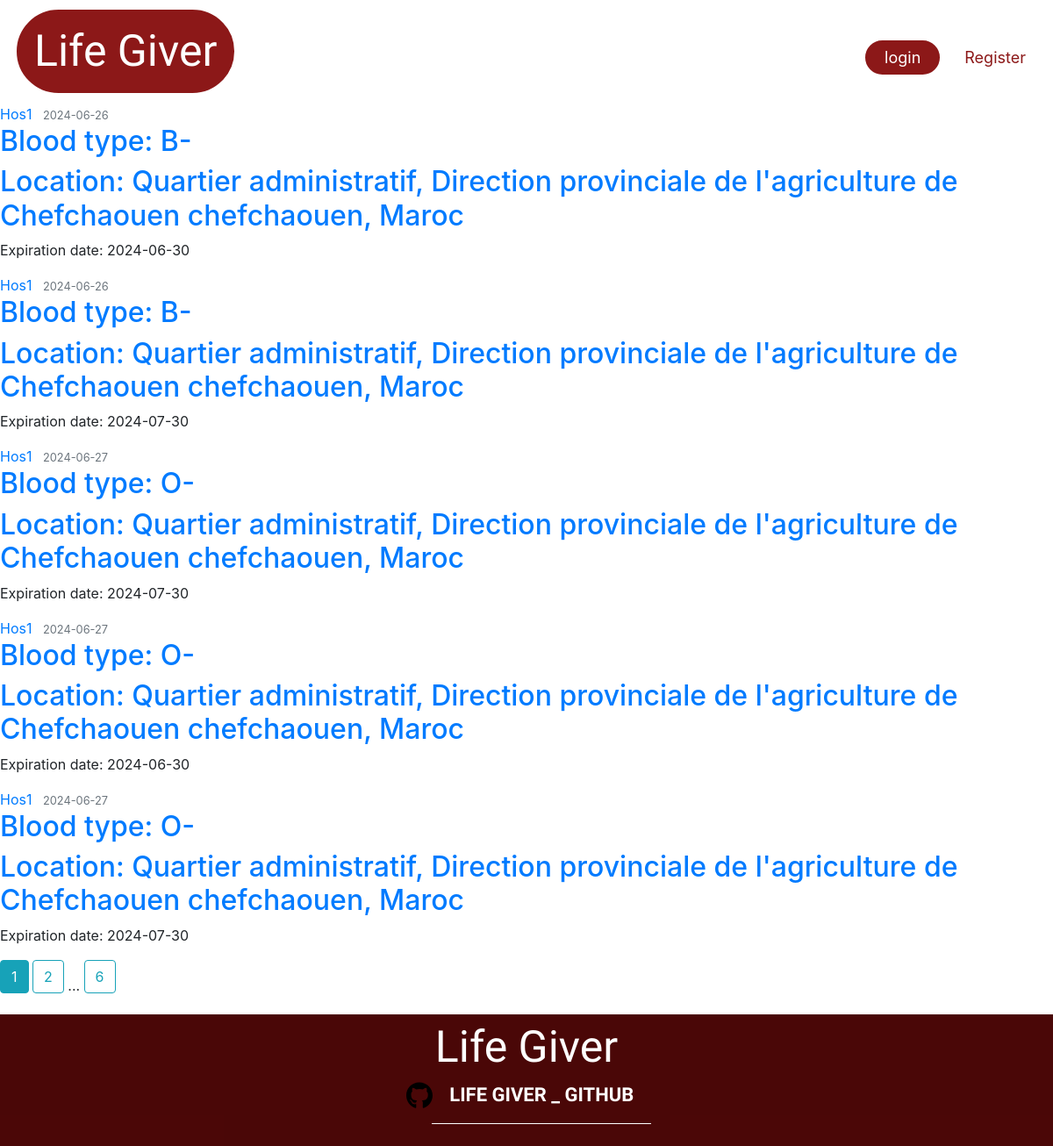
The page /urgent_requests on the database its author committed.
### Lifegiver_test/lifegiver/models.py (models this page shows, shortened)
class UrgentRequest(db.Model):
    id = db.Column(db.Integer, primary_key=True)
    hospital_id = db.Column(db.Integer, db.ForeignKey('hospital.id'), nullable=False)
    blood_type = db.Column(db.Enum('O-', 'O+', 'A-', 'A+', 'B-', 'B+', 'AB-', 'AB+'), nullable=False)
    request_date = db.Column(db.DateTime, nullable=False, default=datetime.now)
    expiration_date = db.Column(db.DateTime, nullable=False, default=lambda: datetime.now() + timedelta(days=15))

class Hospital(db.Model, UserMixin):
    __tablename__ = 'hospital'
    id = db.Column(db.Integer, primary_key=True)
    name = db.Column(db.String(225), nullable=False)
    image_file = db.Column(db.String(20), nullable=False, default='default1.png')
    street = db.Column(db.String(500), nullable=True)
    city = db.Column(db.String(100), nullable=True)
    province = db.Column(db.String(100), nullable=True)
    zip_code = db.Column(db.String(45), nullable=True)
    country = db.Column(db.String(100), nullable=True)
    phone_number = db.Column(db.String(45), nullable=False)
    email = db.Column(db.String(125), unique=True, nullable=False)
    password = db.Column(db.String(60), nullable=False)
    barcode = db.Column(db.String(100), unique=True, nullable=False)
    lat = db.Column(db.Float, nullable=True)
    lng = db.Column(db.Float, nullable=True)
    hospital_donations = db.relationship('UserDonation', backref='hospital_donation', lazy=True)
    hospital_requests = db.relationship('DonationRequest', backref='hospital_request', lazy=True)
    urgent_requests = db.relationship('UrgentRequest', backref='hospital_urgent_request', lazy=True)

### Lifegiver_test/lifegiver/route.py (the view)
@app.route('/urgent_requests', methods=['POST', 'GET'], strict_slashes=False)
def urgent_requests():
    page = request.args.get('page', 1, type=int)
    requests = UrgentRequest.query.order_by(UrgentRequest.request_date.asc()).paginate(page=page, per_page=5) # inteade of using .all() we gonna change it to .paginate() to get 10 requests per page
    return render_template('urgent_requests.html', title='Urgent Requests page', requests=requests)

### Lifegiver_test/lifegiver/templates/urgent_requests.html (shortened to what this page needs)
{% extends "layout.html" %}
{% block content %}
    {% for request in requests.items %}
        <article class="media content-section">
          <div class="media-body">
            <div class="article-metadata">
              <a class="mr-2" href="{{ url_for('hospital_urgent_requests', name=request.hospital_urgent_request.name) }}">{{ request.hospital_urgent_request.name }}</a>
              <small class="text-muted">{{ request.request_date.strftime('%Y-%m-%d') }}</small>
            </div>
            <h2><a class="article-title" href="{{ url_for('urgent_don_request', urgent_request_id=request.id) }}">{{ 'Blood type: ' ~ request.blood_type }}</a></h2>
            <h2><a class="article-title" href="#">{{ 'Location: ' ~ request.hospital_urgent_request.street ~ ' ' ~ request.hospital_urgent_request.city ~ ', ' ~ request.hospital_urgent_request.country }}</a></h2>
            <p class="article-content">{{ 'Expiration date: ' ~ request.expiration_date.strftime('%Y-%m-%d') }}</p>
          </div>
        </article>
    {% endfor %}
    {% for page_num in requests.iter_pages(left_edge=1, right_edge=1, left_current=1, right_current=1) %}
      {% if page_num %}
        {% if requests.page == page_num %}
          <a class="btn btn-info mb-4" href="{{ url_for('urgent_requests', page=page_num) }}">{{ page_num }}</a>
        {% else %}
          <a class="btn btn-outline-info mb-4" href="{{ url_for('urgent_requests', page=page_num) }}">{{ page_num }}</a>
        {% endif %}
      {% else %}
        ...
      {% endif %}
    {% endfor %}
{% endblock content %}

### Lifegiver_test/lifegiver/static/css/loading.css (style rules this page uses)
:root { --border-width: 7px; }
* { margin: 0; padding: 0; }

### rows shown on the page
UrgentRequest: hospital_urgent_request.name "Hos1", request_date "2024-06-26", blood_type "Blood type: B-", expiration_date "Expiration date: 2024-06-30"
Hospital: street+city+country "Location: Quartier administratif, Direction provinciale de l'agriculture de Chefchaouen chefchaouen, Maroc"
UrgentRequest: hospital_urgent_request.name "Hos1", request_date "2024-06-26", blood_type "Blood type: B-", expiration_date "Expiration date: 2024-07-30"
UrgentRequest: hospital_urgent_request.name "Hos1", request_date "2024-06-27", blood_type "Blood type: O-", expiration_date "Expiration date: 2024-07-30"
UrgentRequest: hospital_urgent_request.name "Hos1", request_date "2024-06-27", blood_type "Blood type: O-", expiration_date "Expiration date: 2024-06-30"
UrgentRequest: hospital_urgent_request.name "Hos1", request_date "2024-06-27", blood_type "Blood type: O-", expiration_date "Expiration date: 2024-07-30"

### other values the page prints
{{ page_num }} "1"
{{ page_num }} "2" "6"
